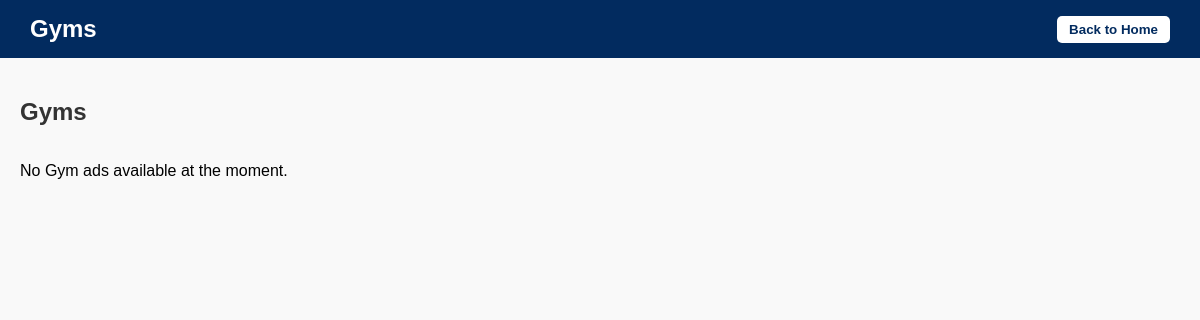
/home/gyms/, run on an earlier commit of the app's database.
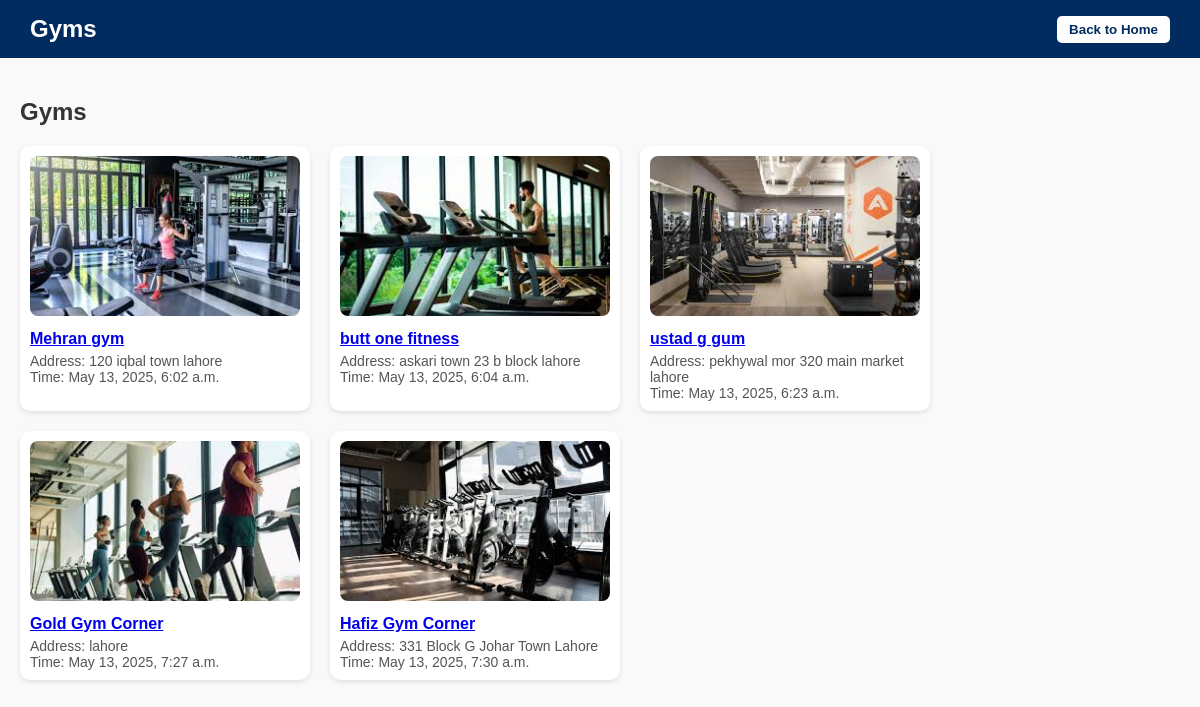
And on a later commit of the database.
### ads/models.py (models this page shows, shortened)
class AdPayment(models.Model):
    CATEGORY_CHOICES = [
        ('Playing Arena', 'Playing Arena'),
        ('Gym', 'Gym'),
        ('Farm House', 'Farm House'),
        ('Hotel Room', 'Hotel Room'),
        ('Saloon', 'Saloon'),
        ('Swimming Pool', 'Swimming Pool'),
        ('Cafe', 'Cafe'),
        ('Event Space', 'Event Space'),
        ('House', 'House'),
        ('Shop', 'Shop'),
    ]
    BANK_CHOICES = [
    ('meezan', 'Meezan Bank'),
    ('sadapay', 'SadaPay'),
    ('bank_alfalah', 'Bank Alfalah'),
    ('faysal', 'Faysal Bank'),
    ('hbl', 'Habib Bank Limited'),
    ('mcb', 'MCB Bank Limited'),
    ('ubl', 'United Bank Limited'),
    ('nbp', 'National Bank of Pakistan'),
    ('js_bank', 'JS Bank'),
    ('bank_of_punjab', 'Bank of Punjab'),
    ('standard_chartered', 'Standard Chartered Bank'),
    ('albaraka', 'Al Baraka Bank'),
    ('askari', 'Askari Bank'),
    ('bank_islamic', 'Bank Islami Pakistan Limited'),
]
    user = models.ForeignKey(
        settings.AUTH_USER_MODEL,
        on_delete=models.CASCADE,
        default=1
    )
    title = models.CharField(max_length=255)
    category = models.CharField(max_length=20, choices=CATEGORY_CHOICES)
    description = models.TextField()
    location = models.CharField(max_length=255)
    price = models.DecimalField(max_digits=10, decimal_places=2, null=True, blank=True)
    image = models.ImageField(upload_to='ads/images/')
    account_holder_name = models.CharField(max_length=255)
    account_number = models.CharField(max_length=255)
    bank = models.CharField(max_length=20, choices=BANK_CHOICES)  # Added choices here
    created_at = models.DateTimeField(auto_now_add=True)

### home/views.py (the view)
# urls.py: path('gyms/', views.gyms, name='gyms'),
def gyms(request):
    ads = AdPayment.objects.filter(category="Gym")
    return render(request, 'gyms.html', {'ads': ads})

### home/templates/gyms.html (shortened to what this page needs)
<!DOCTYPE html>
<html lang="en">
<head>
</head>
<body>
  <header>
    <h1>Gyms</h1>
    <button class="back-button" onclick="window.history.back()">Back to Home</button>
  </header>
  <div class="container">
    <h2>Gyms</h2>
    <div class="card-container">
      {% for ad in ads %}
      <div class="card">
        <img src="{{ ad.image.url }}" alt="{{ ad.title }}" />
        <h3><a href="{% url 'home:spot_detail' ad.id %}">{{ ad.title }}</a></h3>
        <p>Address: {{ ad.location }}<br>Time: {{ ad.created_at }}</p>
      </div>
      {% empty %}
      <p>No Gym ads available at the moment.</p>
      {% endfor %}
    </div>
  </div>
</body>
</html>

### home/templates/gyms.html (style rules this page uses)
body { font-family: Arial, sans-serif; margin: 0; padding: 0; background-color: #f9f9f9; }
header { background-color: #022b5f; color: white; padding: 15px 30px; display: flex; justify-content: space-between; align-items: center; }
header h1 { margin: 0; font-size: 24px; }
.back-button { background-color: white; color: #022b5f; padding: 6px 12px; border: none; border-radius: 5px; cursor: pointer; font-weight: bold; }
.container { padding: 20px; }
h2 { margin-bottom: 20px; color: #333; }
.card-container { display: flex; flex-wrap: wrap; gap: 20px; }
.card { background-color: white; border-radius: 10px; box-shadow: 0 2px 5px rgba(0, 0, 0, 0.1); width: calc(25% - 20px); padding: 10px; transition: transform 0.3s ease; }
.card img { width: 100%; height: 160px; object-fit: cover; border-radius: 8px; }
.card h3 { margin: 10px 0 5px; font-size: 16px; color: #022b5f; }
.card p { margin: 0; font-size: 14px; color: #555; }

What changed in the data, as far as the page shows it:
added AdPayment: image (picture), title "Mehran gym", location "120 iqbal town lahore", created_at "May 13, 2025, 6:02 a.m."
added AdPayment: image (picture), title "butt one fitness", location "askari town 23 b block lahore", created_at "May 13, 2025, 6:04 a.m."
added AdPayment: image (picture), title "ustad g gum", location "pekhywal mor 320 main market lahore", created_at "May 13, 2025, 6:23 a.m."
added AdPayment: image (picture), title "Gold Gym Corner", location "lahore", created_at "May 13, 2025, 7:27 a.m."
added AdPayment: image (picture), title "Hafiz Gym Corner", location "331 Block G Johar Town Lahore", created_at "May 13, 2025, 7:30 a.m."
Also different on the page:
text no longer shown: "No Gym ads available at the moment."
